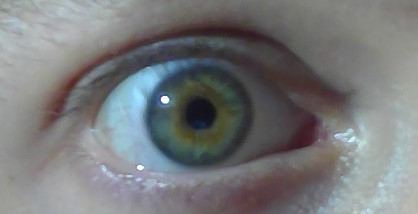
#> input picture Resolution Image.jpg, 418 x 214 px, given in place of the camera
$ python computervision.py   (older library calls are emulated)
#> lines starting #> are read from the running program, lines starting #| are printed output that depends on the picture; after the words box and inside, x2 and y2 are one past the last pixel; in counts of white or black regions, pixels touching at a corner belong together
import matplotlib.pyplot as plt
import numpy as np
import cv2

# need OpenCV version 3.4.7.28

# cap = cv2.VideoCapture(r'C:\Users\jason\OneDrive - The University of Nottingham\4th Year\Image Processing Files\Mini Project\thresholdtest.mp4')
cap = cv2.VideoCapture(1)
cap.set(3, 1920)
cap.set(4, 1080)

def on_trackbar(val):
    ''' Callback function for changing the threshold value'''
    global thresh # change the global variable for threshold value
    thresh = val
thresh = 35 # initial threshold value
thresh_window = 'Threshold' # put the slider in the threshold window
slider_max = 255 # max slider value
#create trackbar to change threshold
cv2.namedWindow(thresh_window)
thresh_slider = 'Threshold %d' % slider_max
cv2.createTrackbar(thresh_slider, thresh_window , thresh, slider_max, on_trackbar)

def on_trackbar(val2): # slider for zooming on region of interest
    ''' Callback function for changing the size value'''
    global size # change the global variable for size value
    size = val2
size = 80 # initial size value
roi_window = 'Region of Interest' # put the slider in the roi window
slider2_max = 340 # max slider2 value
# create trackbar to change size
cv2.namedWindow(roi_window)
size_slider = 'Size %d' % slider2_max
cv2.createTrackbar(size_slider, roi_window , size, slider2_max, on_trackbar)

def findcentroid(img):
    'For a thresholded img, this ouputs centroid of non zero values'
    indices = np.asarray(np.where(img >0))
    centroid = np.transpose(np.mean(indices,axis=1))
    centroid = np.flip(centroid) #convert to x,y coords with flip
    return centroid

# # creates calibration plot
# object = np.zeros((480,640))
# r = 30
# object[20:20+r, 20:20+r] = 1
# object[430:430+r, 20:20+r] = 1
# object[20:20+r, 590:590+r] = 1
# object[430:430+r, 590:590+r] = 1
#
# # plt.axis('off')
# # fig = plt.imshow(object,"Greys")
# # plt.get_current_fig_manager().full_screen_toggle()
# object = cv2.resize(object,(1280,720))
# # cv2.namedWindow("Calibration", CV_WINDOW_AUTOSIZE)
# # cv2.imshow("Calibration", object)
# # plt.show()


xcall = []
ycall = []
aall = []
ball = []
phiall = []
count = 0
data = -1
wall = []
hall = []
speedall = []

xc = np.nan
yc = np.nan
a = np.nan
b = np.nan
phi = np.nan
speed = np.nan

x = np.nan
y = np.nan
w = np.nan
h = np.nan

yes = 0 # variable for data taking or not, starts in the off state
go = 0

while True:
    ret, frame = cap.read()
#> frame is the input picture: shape (214, 418, 3); mean B, G, R 122.3, 120.9, 119
    count += 1

    # creates calibration plot
    object = np.zeros((480,640))
    r = 30
    object[20:20+r, 20:20+r] = 1
    object[430:430+r, 20:20+r] = 1
    object[20:20+r, 590:590+r] = 1
    object[430:430+r, 590:590+r] = 1

    # [7 lines of commented-out code are left out]

    ellipse = ((np.nan,np.nan),(np.nan,np.nan),np.nan)
    k, l, _ = frame.shape
#> k = 214; l = 418

    centerk = int(k/2)
#> centerk = 107
    scalek = int(k/12)
#> scalek = 17
    centerl = int(l/2)
#> centerl = 209
    scalel = int(l/12)
#> scalel = 34

    roi = frame[centerk-int(size*0.75):centerk+int(size*0.75),centerl-size:centerl+size]

    rows, cols, _ = roi.shape
#> rows = 120; cols = 160

    gray = cv2.cvtColor(roi, cv2.COLOR_BGR2GRAY)
    gray = cv2.GaussianBlur(gray, (7, 7), 0)
    _, threshold = cv2.threshold(gray, thresh, 255, cv2.THRESH_BINARY_INV)
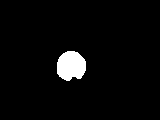
#> threshold: shape (120, 160); 3.6% white; 1 white region
    _, contours, _ = cv2.findContours(threshold, cv2.RETR_TREE, cv2.CHAIN_APPROX_SIMPLE)
#> contours = 1 contour; box (x1, y1, x2, y2) and area: (57, 51, 86, 81) 644
    contours = sorted(contours, key=lambda x: cv2.contourArea(x), reverse=True)

    for cnt in contours:
        (x, y, w, h) = cv2.boundingRect(cnt)
        if cnt.shape[0]>=5:
            # (x, y, w, h) = cv2.boundingRect(cnt)
            pupil = cv2.drawContours(roi, [cnt], -1, (0, 255, 255), 1)
            ellipse = cv2.fitEllipse(cnt)
            cv2.ellipse(roi, ellipse, (255,0, 255), 1, cv2.LINE_AA)

        # cv2.rectangle(roi, (x, y), (x + w, y + h), (0, 0, 255), 1)
        cv2.line(roi, (x + int(w/2), 0), (x + int(w/2), rows), (0, 255, 0), 1)
        cv2.line(roi, (0, y + int(h/2)), (cols, y + int(h/2)), (0, 255, 0), 1)

        break
#> this loop made 1 pass
#> (x, y, w, h, ellipse) on pass 1: (57, 51, 29, 30, ((70.74, 65.37), (28.32, 30.42), 67.92))
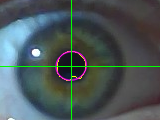
#> roi: shape (120, 160, 3); mean B, G, R 88.2, 87, 74.8

    sizing = size/slider2_max
    ratiol = ((cols)/(1280))#*(size)
#> ratiol = 0.125
    ratiok = ((rows)/(720))#*(size*0.75)
#> ratiok = 0.167
    object = cv2.resize(object,(int(1280*sizing),int(720*sizing)))
    # print(ratiok)

    if np.sum(threshold)>0:    # only if there are non zero values in threshold image
        centroid = findcentroid(threshold)
#> in findcentroid, `centroid = np.transpose(np.mean(indices,axis=1))`: centroid = [65.39, 70.69]
#> in findcentroid, `centroid = np.flip(centroid)`: centroid = [70.69, 65.39]
#> centroid = [70.69, 65.39]
        cent_coord = centroid#.astype(int) #convert to integer for plotting
#> cent_coord = [70.69, 65.39]
        roi[int(cent_coord[1]),int(cent_coord[0])]=(0,0,255) # plot red pixel at centre of eye
#> roi: shape (120, 160, 3); 0.01% of pixels changed, all inside (x1, y1, x2, y2) = (70, 65, 71, 66)
        object[int((cent_coord[1]/ratiok)*sizing)-5:int((cent_coord[1]/ratiok)*sizing)+5,int((cent_coord[0]/ratiol)*sizing)-5:int((cent_coord[0]/ratiol)*sizing)+5]= 200
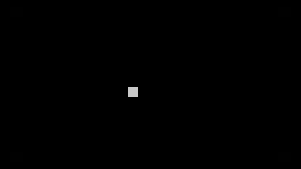
#> object: shape (169, 301) float64; min 0, max 200, mean 0.4

    [xc,yc] = ellipse[0]
#> xc = 70.74; yc = 65.37
    [a,b] = ellipse[1]
#> a = 28.32; b = 30.42
    phi = ellipse[2]
#> phi = 67.92

    key = cv2.waitKey(1) # checks for keyboard presses
#> (key q is pressed here)

    if key == ord("q"): # checks for 'q' pressed to start taking data
        yes = 1
        data += 1
        go = 1
        # if data >= 1:
        #     xcall[:,np.newaxis]
        #     ycall[:,np.newaxis]
        #     aall[:,np.newaxis]
        #     ball[:,np.newaxis]
        #     phiall[:,np.newaxis]
        #     break
    # print(data)
    if key == ord("p"): # checks for 'p' pressed to stop taking data
        yes = 0

    if yes == 1: # appends data if 'q' pressed
        xcall.append(xc)
        ycall.append(yc)
        aall.append(a)
        ball.append(b)
        phiall.append(phi)
        wall.append((x+(w/2)))
        hall.append((y+(h/2)))
        speedall.append(count)
    else: # appends nans if data is not being taken
        xcall.append(np.nan)
        ycall.append(np.nan)
        aall.append(np.nan)
        ball.append(np.nan)
        phiall.append(np.nan)
        wall.append((np.nan))
        hall.append((np.nan))
        speedall.append((np.nan))


    colresize = round(l/2.5)
#> colresize = 167
    rowrresize = round(k/2.5)
#> rowrresize = 86
    resized = (colresize,rowrresize)
#> resized = (167, 86)
    roi = cv2.resize(roi, resized)
#> roi: shape (86, 167, 3)
    # roi = cv2.resize(roi, (1920,1080))
    # roi = cv2.resizeWindow(1920,1080);
    threshold = cv2.resize(threshold, resized)
#> threshold: shape (86, 167)
    roi = np.flip(roi,axis=1)
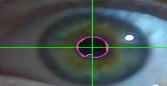
#> roi: shape (86, 167, 3); mean B, G, R 88, 87, 74.6
    threshold = np.flip(threshold,axis=1)
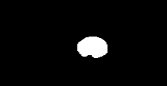
#> threshold: shape (86, 167); min 0, max 255, mean 9.1
    frame = np.flip(frame,axis=1)
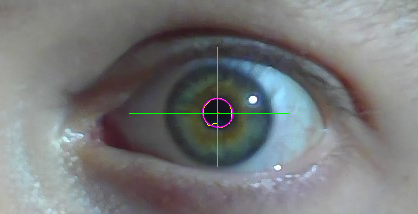
#> frame: shape (214, 418, 3); mean B, G, R 122.4, 121.6, 119.2
    object = np.flip(object,axis=1)
    cv2.imshow("Threshold", threshold)
    cv2.imshow("Calibration", object)
    # cv2.imshow("Original",frame)
    cv2.imshow("Region of Interest", roi)

    if key == 27:
        break

min = np.nanmin(speedall)
#> min = 1
max = np.nanmax(speedall)
#> max = 2
speeddiff = max - min
#> speeddiff = 1
distsq = (np.nanmax(xcall)-np.nanmin(xcall))**2 + (np.nanmax(ycall)-np.nanmin(ycall))**2
#> distsq = 0
dist = np.sqrt(distsq)
#> dist = 0
fast = speeddiff/dist
#> fast = inf
print(fast)
#| inf

time = np.linspace(1,count,count)

# [6 lines of commented-out code are left out]
if go == 1:
    plt.title('Ellipse Centroid Coordinates')
    plt.xlabel('xc')
    plt.ylabel('yc')
    plt.xlim(cols,0)
    plt.ylim(rows,0)
    plt.grid('on')
    # plt.gca().invert_xaxis()
    # for i in range(0,data):
    plt.plot(xcall,ycall,'-k.',label = 'Ellipse Centre')


    # [8 lines of commented-out code are left out]
    plt.plot(wall,hall,'-g.',label = 'Contour Centre')
    plt.legend()

    # [9 lines of commented-out code are left out]

    plt.figure()
    plt.title('Ellipse Angle Over Time')
    plt.xlabel('Time (frames)')
    plt.ylabel('Phi (degrees)')
    plt.plot(time,phiall,'-ro')

    plt.show()
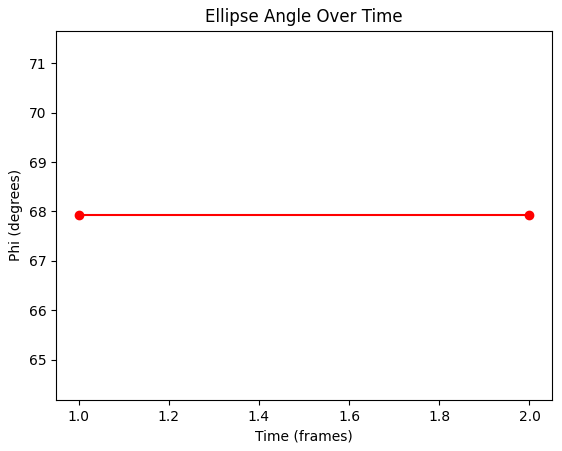
#> figure drawn by matplotlib, 1 panel

cap.release()
cv2.destroyAllWindows()
